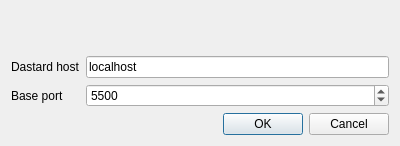
<?xml version="1.0" encoding="UTF-8"?>
<ui version="4.0">
 <class>Dialog</class>
 <widget class="QDialog" name="Dialog">
  <property name="geometry">
   <rect>
    <x>0</x>
    <y>0</y>
    <width>400</width>
    <height>146</height>
   </rect>
  </property>
  <property name="windowTitle">
   <string>Select Dastard host and port</string>
  </property>
  <layout class="QVBoxLayout" name="verticalLayout">
   <item>
    <widget class="QLabel" name="label_3">
     <property name="font">
      <font>
       <pointsize>18</pointsize>
      </font>
     </property>
     <property name="text">
      <string/>
     </property>
     <property name="pixmap">
      <pixmap>NIST_logo_tiny.png</pixmap>
     </property>
     <property name="scaledContents">
      <bool>false</bool>
     </property>
     <property name="alignment">
      <set>Qt::AlignCenter</set>
     </property>
    </widget>
   </item>
   <item>
    <layout class="QGridLayout" name="gridLayout">
     <property name="spacing">
      <number>-1</number>
     </property>
     <item row="0" column="0">
      <widget class="QLabel" name="hostLabel">
       <property name="text">
        <string>Dastard host</string>
       </property>
      </widget>
     </item>
     <item row="0" column="1">
      <widget class="QLineEdit" name="hostName">
       <property name="toolTip">
        <string>Choose the IP address or hostname where the Dastard server is running</string>
       </property>
       <property name="text">
        <string>localhost</string>
       </property>
      </widget>
     </item>
     <item row="1" column="1">
      <widget class="QSpinBox" name="basePortSpin">
       <property name="toolTip">
        <string>The default base port is 5500</string>
       </property>
       <property name="minimum">
        <number>1025</number>
       </property>
       <property name="maximum">
        <number>65535</number>
       </property>
       <property name="value">
        <number>5500</number>
       </property>
      </widget>
     </item>
     <item row="1" column="0">
      <widget class="QLabel" name="portLabel">
       <property name="text">
        <string>Base port</string>
       </property>
      </widget>
     </item>
    </layout>
   </item>
   <item>
    <widget class="QDialogButtonBox" name="buttonBox">
     <property name="orientation">
      <enum>Qt::Horizontal</enum>
     </property>
     <property name="standardButtons">
      <set>QDialogButtonBox::Cancel|QDialogButtonBox::Ok</set>
     </property>
    </widget>
   </item>
  </layout>
 </widget>
 <resources/>
 <connections>
  <connection>
   <sender>buttonBox</sender>
   <signal>accepted()</signal>
   <receiver>Dialog</receiver>
   <slot>accept()</slot>
   <hints>
    <hint type="sourcelabel">
     <x>248</x>
     <y>254</y>
    </hint>
    <hint type="destinationlabel">
     <x>157</x>
     <y>274</y>
    </hint>
   </hints>
  </connection>
  <connection>
   <sender>buttonBox</sender>
   <signal>rejected()</signal>
   <receiver>Dialog</receiver>
   <slot>reject()</slot>
   <hints>
    <hint type="sourcelabel">
     <x>316</x>
     <y>260</y>
    </hint>
    <hint type="destinationlabel">
     <x>286</x>
     <y>274</y>
    </hint>
   </hints>
  </connection>
 </connections>
</ui>
